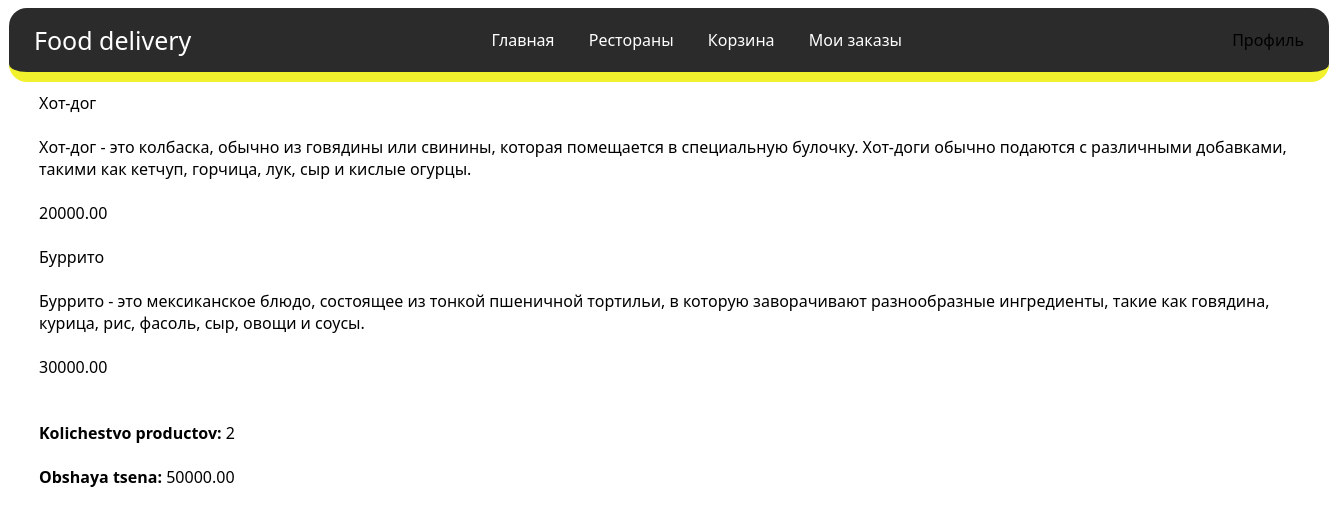
Screenshot of /basket (signed in) with the database file from the repository.
### foods/models.py (models this page shows, shortened)
class MenuModel(models.Model):
    name = models.CharField(max_length=100)
    description = models.TextField(max_length=500)
    price = models.DecimalField(max_digits=10, decimal_places=2)
    restaurant = models.ForeignKey('RestaurantsModel', on_delete=models.CASCADE, blank=True)
    categories = models.ManyToManyField('FoodCategoryModel', related_name="food_category")
    image = models.ImageField(upload_to='images', null=True, blank=True, default='images/default.webp')

### basket/views.py (the view)
# urls.py: path('', views.basket_page, name="basket_page"),
def basket_page(request):
    basket = BasketModel.objects.filter(user = request.user).first()
    products = basket.product.all()
    pproducts_count = products.count()
    total_price = 0
    for i in products:
        total_price +=i.price
    context = {
        'products':products,
        'basket':basket,
        'pproducts_count':pproducts_count,
        'total_price':total_price
          }
    return render(request, 'basket/basket.html', context)

### basket/models.py (called while the page is built)
    def __str__(self) -> str:
        return f'{self.user} - basket'

### basket/templates/basket/basket.html
{% extends 'foods/base.html' %}
{% block content %}
    {% for i in products %}
        {{i.name}} <br> <br>
        {{i.description}} <br><br>
        {{i.price}} <br><br>
    {% endfor %}
<br> <b> Kolichestvo productov: </b>
    {{pproducts_count}}
<br><br> <b>Obshaya tsena:</b>
    {{total_price}}
{% endblock %}

### foods/static/foods/style.css (style rules this page uses)
* { box-sizing: border-box; font-family: 'Segoe UI', Tahoma, Geneva, Verdana, sans-serif; }

### rows the page displays
MenuModel: name "Хот-дог", description "Хот-дог - это колбаска, обычно из говядины или свинины, которая помещается в специальную булочку. Хот-доги обычно подаются с различными добавками, такими как кетчуп, горчица, лук, сыр и кислые огурцы.", price "20000.00"
MenuModel: name "Буррито", description "Буррито - это мексиканское блюдо, состоящее из тонкой пшеничной тортильи, в которую заворачивают разнообразные ингредиенты, такие как говядина, курица, рис, фасоль, сыр, овощи и соусы.", price "30000.00"

### other values shown
{{ pproducts_count }} "2"
{{ total_price }} "50000.00"
